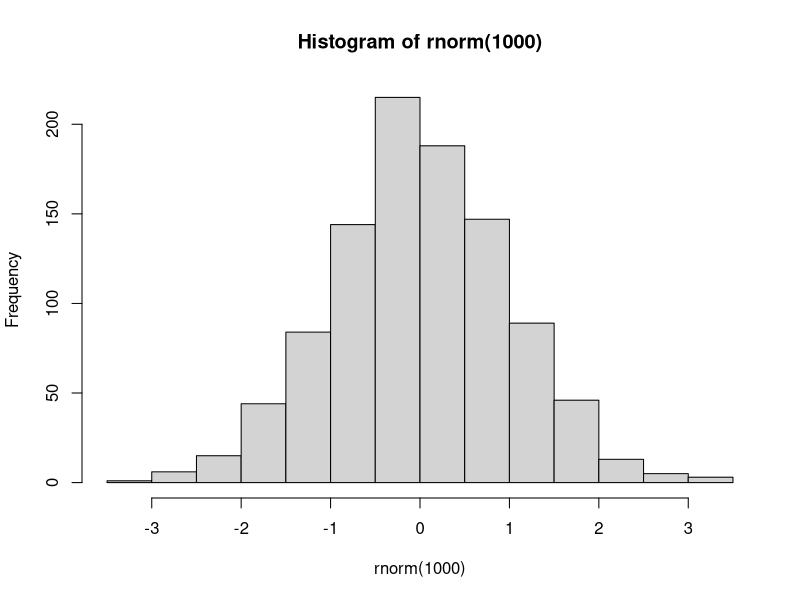
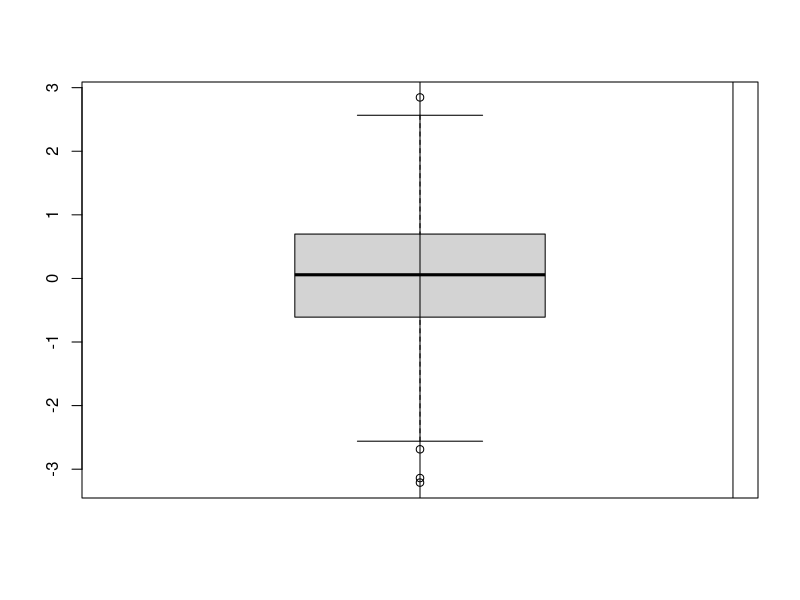

Write the R code that produced these figures, in order.
## ---- chunk 1

a <- function (zerp) {
  return (zerp)
}




## ---- chunk 2

gMean <- function(x) {
  result <- prod(x) ^ 1/(length(x))
  return(result)
}

## ---- chunk 3

gMean1 <- function(x, y) {
  return (x + y)
}

## ---- chunk 4

gMean2 <- function(x, y = 0) {
  return (x + y)
}
## ---- chunk 5

anz <- read.csv("anscombes.csv")

is(anz)

anz[3]

anz[3,]

anz[3:8,]

anz[1:11,]

anz[anz$dataset == 1, ]

anz[anz$dataset == 1, ]$x

anz[anz$dataset == 1, "x"]

anz[anz$dataset == 1, 1]

mean(anz[anz$dataset == 1, 1])


mean(anz[anz$dataset == 1, "x"])

var(anz[anz$dataset == 1, "x"])

mean(anz[anz$dataset == 1, "y"])

var(anz[anz$dataset == 1, "y"])


hist( rnorm(1000))

boxplot( rnorm(1000))

abline(v = 1)

abline(v = 1.5)

abline(v = 2, col = "red")
